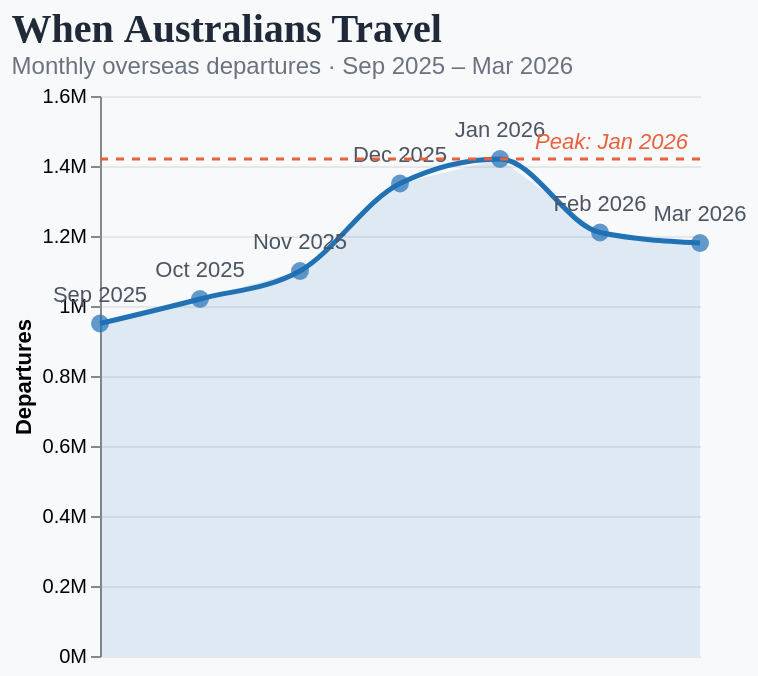

Write a Vega-Lite specification for this figure.
### Vega-Lite specification from a JSON file in a GitHub repository (floating-point values rounded to 4 significant figures)
{"$schema": "https://vega.github.io/schema/vega-lite/v6.json", "background": "#f8f9fb", "title": {"text": "When Australians Travel", "subtitle": "Monthly overseas departures · Sep 2025 – Mar 2026", "anchor": "start", "font": "Georgia", "fontSize": 20, "subtitleFontSize": 12, "color": "#1f2937", "subtitleColor": "#6b7280"}, "width": "container", "height": 280, "data": {"values": [{"month": "Sep 2025", "order": 1, "departures": 950000}, {"month": "Oct 2025", "order": 2, "departures": 1020000}, {"month": "Nov 2025", "order": 3, "departures": 1100000}, {"month": "Dec 2025", "order": 4, "departures": 1350000}, {"month": "Jan 2026", "order": 5, "departures": 1420000}, {"month": "Feb 2026", "order": 6, "departures": 1210000}, {"month": "Mar 2026", "order": 7, "departures": 1180000}]}, "layer": [{"mark": {"type": "area", "line": false, "color": "#2171b5", "opacity": 0.12}, "encoding": {"x": {"field": "order", "type": "quantitative", "axis": null}, "y": {"field": "departures", "type": "quantitative", "scale": {"zero": false}}}}, {"mark": {"type": "line", "color": "#2171b5", "strokeWidth": 2.5, "interpolate": "monotone"}, "encoding": {"x": {"field": "order", "type": "quantitative", "axis": null}, "y": {"field": "departures", "type": "quantitative", "title": "Departures", "scale": {"zero": false}, "axis": {"labelExpr": "datum.value / 1000000 + 'M'", "gridColor": "#e5e7eb"}}}}, {"mark": {"type": "point", "color": "#2171b5", "filled": true, "size": 80}, "encoding": {"x": {"field": "order", "type": "quantitative", "axis": null}, "y": {"field": "departures", "type": "quantitative", "scale": {"zero": false}}, "tooltip": [{"field": "month", "type": "nominal", "title": "Month"}, {"field": "departures", "type": "quantitative", "title": "Departures", "format": ","}]}}, {"mark": {"type": "text", "dy": -14, "fontSize": 11, "color": "#4b5563"}, "encoding": {"x": {"field": "order", "type": "quantitative", "axis": null}, "y": {"field": "departures", "type": "quantitative", "scale": {"zero": false}}, "text": {"field": "month", "type": "nominal"}}}, {"mark": {"type": "rule", "strokeDash": [4, 4], "color": "#e8603c", "strokeWidth": 1.5}, "data": {"values": [{"peak": 1420000}]}, "encoding": {"y": {"field": "peak", "type": "quantitative", "scale": {"zero": false}}}}, {"mark": {"type": "text", "align": "right", "dx": -6, "dy": -8, "fontSize": 11, "fontStyle": "italic", "color": "#e8603c"}, "data": {"values": [{"peak": 1420000, "label": "Peak: Jan 2026"}]}, "encoding": {"x": {"value": {"expr": "width"}}, "y": {"field": "peak", "type": "quantitative", "scale": {"zero": false}}, "text": {"field": "label"}}}], "config": {"view": {"stroke": null}}}
